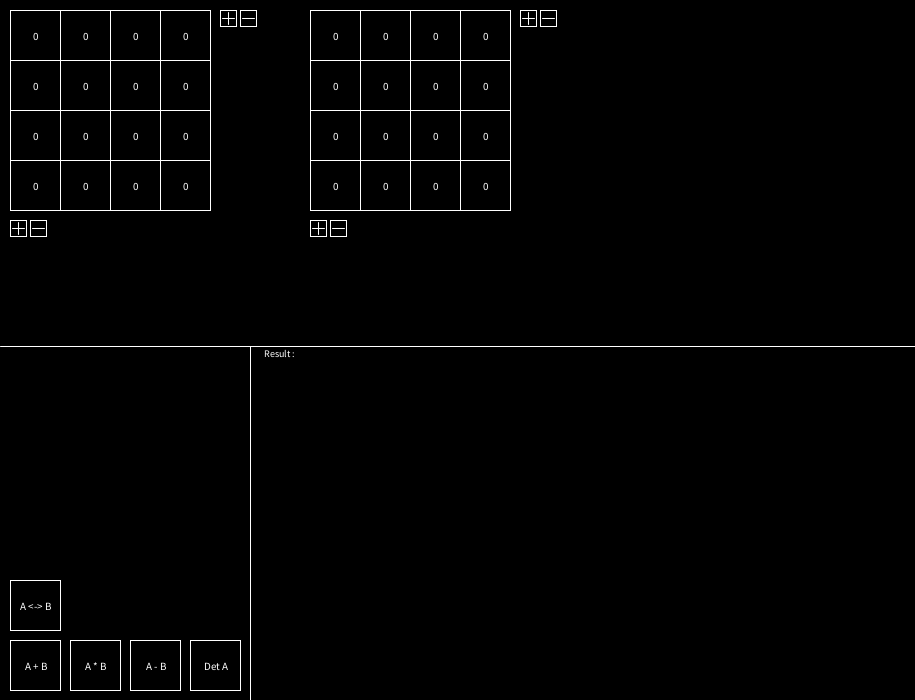
Frame 1 (no input)
Frame 60 (the mouse pressed at the canvas centre just before this capture): identical to frame 1, image omitted
Frame 120 (the mouse held since frame 60 and released just before this capture): identical to frame 1, image omitted

The Processing sketch that drew this single still picture (run headless with seeded random() and noise(); from frame 60 on, the mouse is pressed at the canvas centre):

// Processing sketch: MatrixMaiin
// ── MatrixMaiin.pde
int rows1 = 4;
int cols1 = 4;
int rows2 = 4;
int cols2 = 4;
static boolean stop = false;
boolean visible = false;
boolean clickTimeOut = false;
MatrixBlock[][] matrix1 = new MatrixBlock[rows1][cols1];
MatrixBlock[][] matrix2 = new MatrixBlock[rows2][cols2];
MatrixBlock[][] bufferMatrix = new MatrixBlock[rows1][cols1];
MatrixBlock[][] resultMatrix = new MatrixBlock[rows2][cols2];
Buttons add = new Buttons(10,640,"operationAdd");
Buttons mult = new Buttons(70,640,"operationMult");
Buttons sub = new Buttons(130,640,"operationSub");
Buttons det = new Buttons(190,640,"operationDet");
Buttons switchAB = new Buttons(10,580,"operationSwitch");
Buttons matrix1RowsIncrease = new Buttons(10, 20, "matrix1RowsIncrease");
Buttons matrix1ColsIncrease = new Buttons(20, 10, "matrix1ColsIncrease");

Buttons matrix1RowsDecrease = new Buttons(30, 20, "matrix1RowsDecrease");
Buttons matrix1ColsDecrease = new Buttons(40, 10, "matrix1ColsDecrease");

Buttons matrix2RowsIncrease = new Buttons(110, 20, "matrix2RowsIncrease");
Buttons matrix2RowsDecrease = new Buttons(130, 20, "matrix2RowsDecrease");

Buttons matrix2ColsIncrease = new Buttons(120, 10, "matrix2ColsIncrease");
Buttons matrix2ColsDecrease = new Buttons(140, 10, "matrix2ColsDecrease");
ArrayList<Buttons> operations = new ArrayList<Buttons>(); 
ArrayList<Buttons> incDec = new ArrayList<Buttons>();
void setup() {
  size(915, 700);
  incDec.add(matrix1RowsIncrease);
  incDec.add(matrix1ColsIncrease);
  incDec.add(matrix1RowsDecrease);
  incDec.add(matrix1ColsDecrease);
  incDec.add(matrix2RowsIncrease);
  incDec.add(matrix2RowsDecrease);
  incDec.add(matrix2ColsIncrease);
  incDec.add(matrix2ColsDecrease);
  operations.add(add);
  operations.add(sub);
  operations.add(mult);
  operations.add(det);
  operations.add(switchAB);
  for (int i = 0; i < cols1; i++) {
    for (int h = 0; h < rows1; h++) {
      matrix1[h][i] = new MatrixBlock(h, i);
    }
  }
  for (int i = 0; i < cols2; i++) {
    for (int h = rows2+2; h < rows2*2+2; h++) {
      matrix2[h-cols2-2][i] = new MatrixBlock(h, i);
    }
  }
}
void draw() {
  background(0);
  for(Buttons button : operations){
    button.show();
    button.update();
  }
  for (Buttons button : incDec) {
    button.show();
    button.update();
  }
  for (int i = 0; i < matrix1[0].length; i++) {
    for (int h = 0; h < matrix1.length; h++) {
      matrix1[h][i].show();
      matrix1[h][i].update();
    }
  }
  for (int i = 0; i < matrix2[0].length; i++) {
    for (int h = 0; h < matrix2.length; h++) {
      matrix2[h][i].show();
      matrix2[h][i].update();
    }
  }
  if(resultMatrix[0][0] != null){
    for (int i = 0; i < resultMatrix[0].length; i++) {
      for (int h = 0; h < resultMatrix.length; h++) {
        resultMatrix[h][i].show();
        resultMatrix[h][i].update();
      }
    }
  }
  stroke(255);
  line(0,346,width,346);
  line(250,346,250,height);
  textSize(10);
  text("Result : ", 280,357);
}

void switchMatrix(){
  bufferMatrix = new MatrixBlock[matrix1.length][matrix1[0].length];
  for (int i = 0; i < matrix1[0].length; i++) {
    for (int h = 0; h < matrix1.length; h++) {
      bufferMatrix[h][i] = new MatrixBlock(h,i);
    }
  }
  for (int i = 0; i < matrix1[0].length; i++) {
    for (int h = 0; h < matrix1.length; h++) {
      bufferMatrix[h][i].num = matrix1[h][i].num;
      bufferMatrix[h][i].input = matrix1[h][i].input; 
    }
  }
  matrix1 = new MatrixBlock[matrix2.length][matrix2[0].length];
  for (int i = 0; i < matrix2[0].length; i++) {
    for (int h = 0; h < matrix2.length; h++) {
      matrix1[h][i] = new MatrixBlock(h,i);
    }
  }
  for (int i = 0; i < matrix2[0].length; i++) {
    for (int h = 0; h < matrix2.length; h++) {
      matrix1[h][i].num = matrix2[h][i].num;
      matrix1[h][i].input = matrix2[h][i].input; 
    }
  }
  matrix2 = new MatrixBlock[bufferMatrix.length][bufferMatrix[0].length];
  for (int i = 0; i < bufferMatrix[0].length; i++) {
    for (int h = 0; h < bufferMatrix.length; h++) {
      matrix2[h][i] = new MatrixBlock(h+matrix1.length+2,i);
    }
  }
  for (int i = 0; i < bufferMatrix[0].length; i++) {
    for (int h = 0; h < bufferMatrix.length; h++) {
      matrix2[h][i].num = bufferMatrix[h][i].num;
      matrix2[h][i].input = bufferMatrix[h][i].input; 
    }
  }
  
}

void safeMatrix(int index) {
  if (index == 1) {
    bufferMatrix = matrix1;
  } else if (index == 2) {
    bufferMatrix = matrix2;
  }
}
void setMatrixFromBuffer(int index) {
  if (index == 1) {
    for (int i = 0; i < matrix1[0].length; i++) {
      for (int h = 0; h < matrix1.length; h++) {
        matrix1[h][i] = new MatrixBlock(h, i);
      }
    }
    for (int i = 0; i < matrix1[0].length; i++) {
      for (int h = 0; h < matrix1.length; h++) {
        if (bufferMatrix.length <= h || bufferMatrix[0].length <= i) {
          matrix1[h][i] = new MatrixBlock(h, i);
        } else {
          matrix1[h][i].num = bufferMatrix[h][i].num; 
          matrix1[h][i].input = Integer.toString((int)bufferMatrix[h][i].num);
        }
      }
    }
    bufferMatrix = new MatrixBlock[rows1][cols1];
  } else if (index == 2) {
    for (int i = 0; i < matrix2[0].length; i++) {
      for (int h = 0; h < matrix2.length; h++) {
        matrix2[h][i] = new MatrixBlock(h, i);
      }
    }
    for (int i = 0; i < matrix2[0].length; i++) {
      for (int h = 0; h < matrix2.length; h++) {
        if (bufferMatrix.length <= h || bufferMatrix[0].length <= i) {
          matrix2[h][i] = new MatrixBlock(h+2+matrix1.length, i);
        } else {
          matrix2[h][i].num = bufferMatrix[h][i].num; 
          matrix2[h][i].x = bufferMatrix[h][i].x;
          matrix2[h][i].y = bufferMatrix[h][i].y;
          matrix2[h][i].input = Integer.toString((int)bufferMatrix[h][i].num);
        }
      }
    }
    bufferMatrix = new MatrixBlock[rows2][cols2];
  }
}

// ── Buttons.pde
class Buttons {
  int posX;
  int posY;
  int sizeOperation = 50;
  int sizeIN = 35;
  int sizeBox = 16;
  int rad = sizeIN/2;
  String name;
  String numbers;
  PVector pos;
  Buttons(int x, int y, String boxName) {
    posX = x;
    posY = y;
    name = boxName;
    pos = new PVector(posX, posY);
  }
  public PVector getPos() {
    return pos;
  }
  public int getRad() {
    return rad;
  }
  public MatrixBlock[][] setResultMatrix(Matrix m) {
    MatrixBlock[][] resultMatrixArray = new MatrixBlock[m.getNumberOfColums()][m.getNumberOfRows()];
    for (int i = 0; i < resultMatrixArray[0].length; i++) {
      for (int h = 0; h < resultMatrixArray.length; h++) {
        resultMatrixArray[h][i] = new MatrixBlock(h+5, i+7);
      }
    }
    double[][] numb = m.getMatrix();
    for (int i = 0; i < resultMatrixArray[0].length; i++) {
      for (int h = 0; h < resultMatrixArray.length; h++) {
        resultMatrixArray[h][i].num = numb[i][h];
        resultMatrixArray[h][i].input = Integer.toString((int)numb[i][h]);
      }
    }
    return resultMatrixArray;
  }
  public String getNumberString(MatrixBlock[][] m) {
    String numberString = new String();
      for (int i = 0; i < m[0].length; i++) {
        for (int h = 0; h < m.length; h++) {
          numberString += m[h][i].input;
          if (h < m.length -1 ) {
            numberString += ",";
          }
        }
        if (i < m[0].length-1) {
          numberString += ";";
        }
      }
    return numberString;
  }
  void show() {
    if (this.name.contains("operation")) {
      pushMatrix();
      stroke(255);
      noFill();
      textAlign(CENTER);
      textSize(11);
      if (this.name.contains("Add")) {
        text("A + B", this.posX+sizeOperation/2+1, (this.posY+sizeOperation/2)+5);
      } else if (this.name.contains("Sub")) {
        text("A - B", this.posX+sizeOperation/2+1, (this.posY+sizeOperation/2)+5);
      } else if (this.name.contains("Mult")) {
        text("A * B", this.posX+sizeOperation/2+1, (this.posY+sizeOperation/2)+5);
      } else if (this.name.contains("Det")) {
        text("Det A", this.posX+sizeOperation/2+1, (this.posY+sizeOperation/2)+5);
      } else if (this.name.contains("Switch")) {
        text("A <-> B", this.posX+sizeOperation/2+1, (this.posY+sizeOperation/2)+5);
      }
      rect(posX, posY, sizeOperation, sizeOperation);
      popMatrix();
    }
    if (this.name.contains("matrix")) {
      pushMatrix();
      stroke(255);
      noFill();
      if (this.name.contains("1")) {
        if (this.name.contains("Rows")) {
          rect(posX, posY+matrix1[0].length*50, sizeBox, sizeBox);
          line(posX+2, posY+sizeBox/2+matrix1[0].length*50, posX+sizeBox-2, posY+sizeBox/2+matrix1[0].length*50);
          if (name.contains("Increase")) {  
            line(posX+sizeBox/2, posY+2+matrix1[0].length*50, posX+sizeBox/2, posY+sizeBox-2+matrix1[0].length*50);
          }
        } else if (this.name.contains("Cols")) {
          rect(posX+matrix1.length*50, posY, sizeBox, sizeBox);
          line(posX+2+matrix1.length*50, posY+sizeBox/2, posX+sizeBox-2+matrix1.length*50, posY+sizeBox/2);
          if (name.contains("Increase")) {  
            line(posX+sizeBox/2+matrix1.length*50, posY+2, posX+sizeBox/2+matrix1.length*50, posY+sizeBox-2);
          }
        }
      } else if (this.name.contains("2")) {
        if (this.name.contains("Rows")) {
          rect(posX+matrix1.length*50, posY+matrix2[0].length*50, sizeBox, sizeBox);
          line(posX+2+matrix1.length*50, posY+sizeBox/2+matrix2[0].length*50, posX+sizeBox-2+matrix1.length*50, posY+sizeBox/2+matrix2[0].length*50);
          if (name.contains("Increase")) {  
            line(posX+sizeBox/2+matrix1.length*50, posY+2+matrix2[0].length*50, posX+sizeBox/2+matrix1.length*50, posY+sizeBox-2+matrix2[0].length*50);
          }
        } else if (this.name.contains("Cols")) {
          rect(posX+matrix2.length*50+matrix1.length*50, posY, sizeBox, sizeBox);
          line(posX+2+matrix2.length*50+matrix1.length*50, posY+sizeBox/2, posX+sizeBox-2+matrix2.length*50+matrix1.length*50, posY+sizeBox/2);
          if (name.contains("Increase")) {  
            line(posX+sizeBox/2+matrix2.length*50+matrix1.length*50, posY+2, posX+sizeBox/2+matrix2.length*50+matrix1.length*50, posY+sizeBox-2);
          }
        }
      }
      popMatrix();
    }
  }

  void update() {
    if (mousePressed && mouseButton == LEFT && this.posY + sizeOperation > mouseY && this.posY < mouseY && this.posX+sizeOperation > mouseX && this.posX < mouseX) {
      if (this.name.contains("Switch")) {
        if (!clickTimeOut) {
          switchMatrix();
        }
        clickTimeOut = true;
      } else if (this.name.contains("Add")) {
        MatrixOperator op = new MatrixOperator();
        if (!clickTimeOut) {
          Matrix m1 = new Matrix(matrix1[0].length, matrix1.length, getNumberString(matrix1));
          Matrix m2 = new Matrix(matrix2[0].length, matrix2.length, getNumberString(matrix2));
          try {
            Matrix result = op.matrixAdd(m1, m2);
            resultMatrix = setResultMatrix(result);
          } 
          catch(Exception e) {
            println(e);
          }
        }
        clickTimeOut = true;
      } else if (this.name.contains("Mult")) {
        if (!clickTimeOut) {
          println("mult");
        }
        clickTimeOut = true;
      } else if (this.name.contains("Sub")) {
        if (!clickTimeOut) {
          println("sub");
        }
        clickTimeOut = true;
      } else if (this.name.contains("Det")) {
        if (!clickTimeOut) {
          println("det");
        }
        clickTimeOut = true;
      }
    }
    if (!mousePressed) {
      clickTimeOut = false;
    }
    if ((mouseX > posX && mouseX < posX + sizeBox && mouseY > posY+matrix1[0].length*50 && mouseY < posY+sizeBox+matrix1[0].length*50 && mousePressed && this.name.contains("matrix1RowsIncrease"))||
      (mouseX > posX && mouseX < posX + sizeBox && mouseY > posY+matrix1[0].length*50 && mouseY < posY+sizeBox+matrix1[0].length*50 && mousePressed && this.name.contains("matrix1RowsDecrease"))||
      (mouseX > posX+matrix1.length*50 && mouseX < posX + sizeBox +matrix1.length*50 && mouseY > posY && mouseY < posY+sizeBox && mousePressed && this.name.contains("matrix1ColsIncrease"))|| 
      (mouseX > posX+matrix1.length*50 && mouseX < posX + sizeBox +matrix1.length*50 && mouseY > posY && mouseY < posY+sizeBox && mousePressed && this.name.contains("matrix1ColsDecrease"))|| 
      (mouseX > posX+matrix1.length*50 && mouseX < posX + sizeBox+matrix1.length*50 && mouseY > posY +matrix2[0].length*50 && mouseY < posY+sizeBox +matrix2[0].length*50 && mousePressed && this.name.contains("matrix2RowsIncrease"))||
      (mouseX > posX+matrix1.length*50 && mouseX < posX + sizeBox+matrix1.length*50 && mouseY > posY +matrix2[0].length*50 && mouseY < posY+sizeBox +matrix2[0].length*50 && mousePressed && this.name.contains("matrix2RowsDecrease"))||
      (mouseX > posX+matrix2.length*50+matrix1.length*50 && mouseX < posX + sizeBox +matrix2.length*50+matrix1.length*50 && mouseY > posY && mouseY < posY+sizeBox && mousePressed && this.name.contains("matrix2ColsIncrease"))||
      (mouseX > posX+matrix2.length*50+matrix1.length*50 && mouseX < posX + sizeBox +matrix2.length*50+matrix1.length*50 && mouseY > posY && mouseY < posY+sizeBox && mousePressed && this.name.contains("matrix2ColsDecrease"))) {
      if (this.name.contains("matrix1")) {
        if (this.name.contains("Increase")) {
          if (this.name.contains("Cols")) {
            if (!clickTimeOut) {
              safeMatrix(1);
              matrix1 = new MatrixBlock[matrix1.length+1][matrix1[0].length];
              setMatrixFromBuffer(1);
              for (int i = 0; i < matrix2[0].length; i++) {
                for (int h = 0; h < matrix2.length; h++) {
                  matrix2[h][i].x += 50;
                }
              }
            }
            clickTimeOut = true;
          } else if ( this.name.contains("Row")) {
            if (!clickTimeOut) {
              safeMatrix(1);
              matrix1 = new MatrixBlock[matrix1.length][matrix1[0].length+1];
              setMatrixFromBuffer(1);
            }
            clickTimeOut = true;
          }
        } else if (this.name.contains("Decrease")) {
          if (this.name.contains("Cols")) {
            if (!clickTimeOut) {
              safeMatrix(1);
              matrix1 = new MatrixBlock[matrix1.length-1][matrix1[0].length];
              setMatrixFromBuffer(1);
              for (int i = 0; i < matrix2[0].length; i++) {
                for (int h = 0; h < matrix2.length; h++) {
                  matrix2[h][i].x -= 50;
                }
              }
            }
            clickTimeOut = true;
          } else if ( this.name.contains("Row")) {
            if (!clickTimeOut) {
              safeMatrix(1);
              matrix1 = new MatrixBlock[matrix1.length][matrix1[0].length-1];
              setMatrixFromBuffer(1);
            }
            clickTimeOut = true;
          }
        }
      } else if (this.name.contains("matrix2")) {
        if (this.name.contains("Increase")) {
          if (this.name.contains("Cols")) {
            if (!clickTimeOut) {
              safeMatrix(2);
              matrix2 = new MatrixBlock[matrix2.length+1][matrix2[0].length];
              setMatrixFromBuffer(2);
            }
            clickTimeOut = true;
          } else if ( this.name.contains("Row")) {
            if (!clickTimeOut) {
              safeMatrix(2);
              matrix2 = new MatrixBlock[matrix2.length][matrix2[0].length+1];
              setMatrixFromBuffer(2);
            }
            clickTimeOut = true;
          }
        } else if (this.name.contains("Decrease")) {
          if (this.name.contains("Cols")) {
            if (!clickTimeOut) {
              safeMatrix(2);
              matrix2 = new MatrixBlock[matrix2.length-1][matrix2[0].length];
              setMatrixFromBuffer(2);
            }
            clickTimeOut = true;
          } else if ( this.name.contains("Row")) {
            if (!clickTimeOut) {
              safeMatrix(2);
              matrix2 = new MatrixBlock[matrix2.length][matrix2[0].length-1];
              setMatrixFromBuffer(2);
            }
            clickTimeOut = true;
          }
        }
      }
    }
  }
}

// ── Matrix.pde

public class Matrix {
  private int numberOfColums = 0;
  private int numberOfRows = 0;
  private double[][] matrix;

  public Matrix(int numberOfRows, int numberOfColums, String numbers) {
    this.numberOfRows = numberOfRows;
    this.numberOfColums = numberOfColums;
    matrix = new double[numberOfRows][numberOfColums];
    fillMatrix(numbers);
  }

  public Matrix(int numberOfRows, int numberOfColums) {
    this.numberOfColums = numberOfColums;
    this.numberOfRows = numberOfRows;
    matrix = new double[numberOfRows][numberOfColums];
  }

  public Matrix(double[][] matrix) {
    setMatrix(matrix);
  }

  public int getNumberOfRows() {
    return numberOfRows;
  }

  public int getNumberOfColums() {
    return numberOfColums;
  }

  public double getPos(int row, int colum) {
    if (row>=numberOfRows || colum>=numberOfColums) {
      throw new IndexOutOfBoundsException();
    }
    return matrix[row][colum];
  }

  public void setPos(int row, int colum, double number) {
    if (row>=numberOfRows || colum>=numberOfColums) {
      throw new IndexOutOfBoundsException();
    }
    matrix[row][colum] = number;
  }

  public double[][] getMatrix() {
    return matrix;
  }

  public void setMatrix(double[][] matrix) {
    this.matrix = matrix;
    numberOfColums = matrix[0].length;
    numberOfRows = matrix.length;
  }

  public void fillMatrix(String s) {
    String[] rows = s.split(";");
    for (int rowNumber = 0; rowNumber < numberOfRows; rowNumber++) {
      String row = rows[rowNumber];
      String[] numbers = row.split(",");
      for (int columNumber = 0; columNumber<numberOfColums; columNumber++) {
        double number = Double.parseDouble(numbers[columNumber]);
        matrix[rowNumber][columNumber] = number;
      }
    }
  }

  public void printMatrix() {
    for (int rowNumber = 0; rowNumber < numberOfRows; rowNumber++) {
      String line = "";
      for (int columNumber = 0; columNumber<numberOfColums; columNumber++) {
        line += matrix[rowNumber][columNumber]+" ";
      }
      System.out.println(line);
    }
  }
}

// ── MatrixBlock.pde
class MatrixBlock {
  int size = 50;
  int x;
  int y;
  int writePos;
  double num = 0;
  String input = "0";
  boolean current = false;
  boolean inputTimeOut = false;
  boolean writeMode = true;
  MatrixBlock(int x, int y) {
    this.x = x * size+10;
    this.y = y * size+10;
  }
  public int getSisze() {
    return size;
  }

  void show() {
    stroke(255);
    noFill();
    textAlign(CENTER);
    textSize(11);
    text(input, this.x+size/2+1, (this.y+size/2)+5);
    rect(this.x, this.y, size, size);
  }

  void update() {
    if (mousePressed && mouseButton == LEFT && this.x < mouseX && this.x +size > mouseX && this.y < mouseY && this.y +size > mouseY ) {
      if (this.input.length() == 1 && this.input.contains("0")) {
        this.input = "";
      }
      this.current = true;
    }
    if (mousePressed && mouseButton == LEFT && !(this.x < mouseX && this.x +size > mouseX && this.y < mouseY && this.y +size > mouseY)) {
      if (this.input.contains("|")) {
        this.input = this.input.replace("|", "");
      }
      if (this.input.length() == 0) {
        input = "0";
      }
      num = Double.parseDouble(input);
      this.current = false;
    }
    if (keyPressed && current && !inputTimeOut) {
      switch(key) {
      case '1': 
        inputTimeOut = true;
        this.input = this.input.substring(0, writePos)+ "1" + this.input.substring(writePos, this.input.length());
        if (writeMode) {
          this.writePos = this.input.length();
        } else {
          writePos++;
        }
        break;
      case '2':
        inputTimeOut = true;
        this.input = this.input.substring(0, writePos)+ "2" + this.input.substring(writePos, this.input.length());
        if (writeMode) {  
          this.writePos = this.input.length();
        } else {
          writePos++;
        }
        break;
      case '3':
        inputTimeOut = true;
        this.input = this.input.substring(0, writePos)+ "3" + this.input.substring(writePos, this.input.length());
        if (writeMode) {
          this.writePos = this.input.length();
        } else {
          writePos++;
        }
        break;
      case '4':
        inputTimeOut = true;
        this.input = this.input.substring(0, writePos)+ "4" + this.input.substring(writePos, this.input.length());
        if (writeMode) {
          this.writePos = this.input.length();
        } else {
          writePos++;
        }
        break;
      case '5':
        inputTimeOut = true;
        this.input = this.input.substring(0, writePos)+ "5" + this.input.substring(writePos, this.input.length());
        if (writeMode) {
          this.writePos = this.input.length();
        } else {
          writePos++;
        }
        break;
      case '6':
        inputTimeOut = true;
        this.input = this.input.substring(0, writePos)+ "6" + this.input.substring(writePos, this.input.length());
        if (writeMode) {
          this.writePos = this.input.length();
        } else {
          writePos++;
        }
        break;
      case '7':
        inputTimeOut = true;
        this.input = this.input.substring(0, writePos)+ "7" + this.input.substring(writePos, this.input.length());
        if (writeMode) {
          this.writePos = this.input.length();
        } else {
          writePos++;
        }
        break;
      case '8':
        inputTimeOut = true;
        this.input = this.input.substring(0, writePos)+ "8" + this.input.substring(writePos, this.input.length());
        if (writeMode) {
          this.writePos = this.input.length();
        } else {
          writePos++;
        }
        break;
      case '9':
        inputTimeOut = true;
        this.input = this.input.substring(0, writePos)+ "9" + this.input.substring(writePos, this.input.length());
        if (writeMode) {
          this.writePos = this.input.length();
        } else {
          writePos++;
        }
        break;
      case '0':
        inputTimeOut = true;
        this.input = this.input.substring(0, writePos)+ "0" + this.input.substring(writePos, this.input.length());
        if (writeMode) {
          this.writePos = this.input.length();
        } else {
          writePos++;
        }
        break;
      }
      if (key == CODED) {
        if (keyCode == LEFT) {  
          writeMode = false;
          if (this.input.length() > 0 && this.writePos > 0) {
            inputTimeOut = true;
            this.writePos--;
            if (this.input.contains("|")) {
              this.input = this.input.replace("|", "");
              if (this.writePos > 0) {
                this.input = input.substring(0, this.writePos)+"|"+this.input.substring(this.writePos, this.input.length());
              } else if (writePos <= 0) {
                this.input = "|"+this.input.substring(0, this.input.length());
              }
            } else {
              this.input = this.input.substring(0, this.writePos)+"|"+this.input.substring(this.writePos, this.input.length());
            }
          }
        }
      }
      if (key == CODED) {
        if (keyCode == RIGHT) {  
          writeMode = false;
          if (this.input.length() > 0 && this.writePos < this.input.length()) {
            inputTimeOut = true;
            this.writePos++;
            if (this.input.contains("|")) {
              this.input = this.input.replace("|", "");
              if (this.writePos < this.input.length()) {
                this.input = input.substring(0, this.writePos)+"|"+this.input.substring(this.writePos, this.input.length());
              } else if (this.writePos >= this.input.length()) {
                this.input = input.substring(0, this.input.length())+"|";
                this.writePos = this.input.length()-1;
              }
            } else {
              this.input = this.input.substring(0, this.writePos)+"|"+this.input.substring(this.writePos, this.input.length());
            }
          }
        }
      }
      if (key == BACKSPACE) {
        if (input.length() > 0) {
          inputTimeOut = true;
          if (this.writePos > 0 && this.writePos <= this.input.length()) {
            this.input = this.input.substring(0, this.writePos-1)+this.input.substring(writePos, this.input.length());
            writePos--;
          }
        }
      }
      if (key == ENTER) {
        if (this.input.contains("|")) {
          this.input = this.input.replace("|", "");
        }
        if (this.input.length() == 0) {
          input = "0";
        }
        num = Double.parseDouble(input);
        this.current = false;
      }
    }
    if (!keyPressed && current && inputTimeOut) {
      inputTimeOut = false;
    }
  }
}

// ── MatrixOperator.pde
public class MatrixOperator {

  public Matrix matrixAdd(Matrix m1, Matrix m2) throws Exception {
    if (m1.getNumberOfColums() != m2.getNumberOfColums() || m1.getNumberOfRows() !=m2.getNumberOfRows()) {
      throw new Exception() {
        @Override
          public String toString() {
          return "Illegal Formats!";
        }
      };
    } else {

      double[][] A_Add_B = new double[m1.getNumberOfRows()][m1.getNumberOfColums()];
      double[][] A = m1.getMatrix();
      double[][] B = m2.getMatrix();

      for (int i = 0; i<m1.getNumberOfRows(); i++) {
        for (int j = 0; j<m1.getNumberOfColums(); j++) {
          A_Add_B[i][j] = A[i][j]+B[i][j];
        }
      }
      return new Matrix(A_Add_B);
    }
  }

  public Matrix matrixSubtakt(Matrix m1, Matrix m2) throws Exception {
    return matrixAdd(m1, matrixSkalarMult(m2, -1));
  }

  public Matrix matrixSkalarMult(Matrix matrix, double skalar) {
    double[][] skalar_Mult_matrix = new double[matrix.getNumberOfRows()][matrix.getNumberOfColums()];
    for (int i = 0; i < matrix.getNumberOfRows(); i++) {
      for (int j = 0; j < matrix.getNumberOfColums(); j++) {
        skalar_Mult_matrix[i][j] = (skalar * matrix.getMatrix()[i][j]);
      }
    }
    return new Matrix(skalar_Mult_matrix);
  }

  public Matrix matrixTransformation(Matrix matrix) {
    Matrix matrixTransformd = new Matrix(matrix.getNumberOfColums(), matrix.getNumberOfRows());
    for (int i = 0; i < matrix.getNumberOfRows(); i++) {
      for (int j = 0; j < matrix.getNumberOfColums(); j++) {
        matrixTransformd.setPos(j, i, matrix.getPos(i, j));
      }
    }
    return matrixTransformd;
  }

  public Matrix matrixMult(Matrix matrix1, Matrix matrix2) throws Exception {
    if (matrix1.getNumberOfColums() != matrix2.getNumberOfRows()) throw new Exception();
    Matrix mult = new Matrix(matrix1.getNumberOfRows(), matrix2.getNumberOfColums());
    for (int i = 0; i < mult.getNumberOfRows(); i++) {
      for (int j = 0; j < mult.getNumberOfColums(); j++) {
        double number = 0;
        for (int k = 0; k < matrix2.getNumberOfRows(); k++) {
          number += (matrix1.getPos(i, k)*matrix2.getPos(k, j));
        }
        mult.setPos(i, j, number);
      }
    }
    return mult;
  }

  public Matrix matrixUntermatrix(Matrix matrix, int row, int coulum) throws Exception {
    if (matrix.getNumberOfRows() != matrix.getNumberOfColums()) throw new Exception();
    Matrix unterMatrix = new Matrix(matrix.getNumberOfRows()-1, matrix.getNumberOfColums()-1);

    int i_=0;
    int j_=0;

    for (int i = 0; i < unterMatrix.getNumberOfRows(); i++) {
      if (i>=row) i_ = 1;
      else i_ = 0;
      for (int j = 0; j < unterMatrix.getNumberOfColums(); j++) {
        if (j>=coulum) j_ = 1;
        else j_ = 0;
        unterMatrix.setPos(i, j, matrix.getPos((i+i_), (j+j_)));
      }
    }

    return unterMatrix;
  }

  public double matrixDet(Matrix matrix) throws Exception {
    double[][] mx = matrix.getMatrix();
    return matrixDetArray(mx);
  }

  public Matrix invert(Matrix m) throws Exception {
    if (matrixDet(m) == 0) throw new Exception();
    double[][] invert = invert(m.getMatrix());
    return new Matrix(invert);
  }

  private double matrixDetArray(final double[][] matrix) {
    if (matrix.length != matrix[0].length) {
      throw new IllegalArgumentException("Die Matix ist nicht quadratisch!");
    }
    int n = matrix.length;
    double[][] subMatrix;
    double det = 0;
    if (n == 1) {
      det = matrix[0][0];
      return det;
    } else if (n == 2) {
      det = (matrix[0][0] * matrix[1][1]) - (matrix[0][1] * matrix[1][0]);
      return det;
    }
    for (int i = 0; i < n; i++) {
      subMatrix = new double[n - 1][n - 1];
      for (int j = 1; j < n; j++) {
        for (int k = 0; k < n; k++) {
          if (k < i) {
            subMatrix[j - 1][k] = matrix[j][k];
          } else if (k > i) {
            subMatrix[j - 1][k - 1] = matrix[j][k];
          }
        }
      }
      det += (matrix[0][i] * Math.pow(-1, i) * matrixDetArray(subMatrix));
    }
    return det;
  }

  private double[][] invert(double a[][]) {
    int n = a.length;
    double x[][] = new double[n][n];
    double b[][] = new double[n][n];
    int index[] = new int[n];
    for (int i=0; i<n; ++i)
      b[i][i] = 1;

    // Transform the matrix into an upper triangle
    gaussian(a, index);

    // Update the matrix b[i][j] with the ratios stored
    for (int i=0; i<n-1; ++i)
      for (int j=i+1; j<n; ++j)
        for (int k=0; k<n; ++k)
          b[index[j]][k]
            -= a[index[j]][i]*b[index[i]][k];

    // Perform backward substitutions
    for (int i=0; i<n; ++i)
    {
      x[n-1][i] = b[index[n-1]][i]/a[index[n-1]][n-1];
      for (int j=n-2; j>=0; --j)
      {
        x[j][i] = b[index[j]][i];
        for (int k=j+1; k<n; ++k)
        {
          x[j][i] -= a[index[j]][k]*x[k][i];
        }
        x[j][i] /= a[index[j]][j];
      }
    }
    return x;
  }

  private void gaussian(double a[][], int index[]) {
    int n = index.length;
    double c[] = new double[n];

    // Initialize the index
    for (int i = 0; i < n; ++i)
      index[i] = i;

    // Find the rescaling factors, one from each row
    for (int i = 0; i < n; ++i) {
      double c1 = 0;
      for (int j = 0; j < n; ++j) {
        double c0 = Math.abs(a[i][j]);
        if (c0 > c1) c1 = c0;
      }
      c[i] = c1;
    }

    // Search the pivoting element from each column
    int k = 0;
    for (int j = 0; j < n - 1; ++j) {
      double pi1 = 0;
      for (int i = j; i < n; ++i) {
        double pi0 = Math.abs(a[index[i]][j]);
        pi0 /= c[index[i]];
        if (pi0 > pi1) {
          pi1 = pi0;
          k = i;
        }
      }

      // Interchange rows according to the pivoting order
      int itmp = index[j];
      index[j] = index[k];
      index[k] = itmp;
      for (int i = j + 1; i < n; ++i) {
        double pj = a[index[i]][j] / a[index[j]][j];

        // Record pivoting ratios below the diagonal
        a[index[i]][j] = pj;

        // Modify other elements accordingly
        for (int l = j + 1; l < n; ++l)
          a[index[i]][l] -= pj * a[index[j]][l];
      }
    }
  }
}
